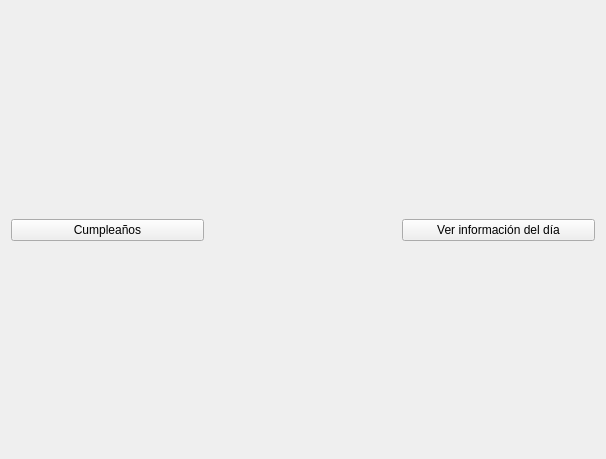
<?xml version="1.0" encoding="UTF-8"?>
<ui version="4.0">
 <class>Home</class>
 <widget class="QWidget" name="Home">
  <property name="geometry">
   <rect>
    <x>0</x>
    <y>0</y>
    <width>606</width>
    <height>459</height>
   </rect>
  </property>
  <property name="windowTitle">
   <string>Form</string>
  </property>
  <layout class="QVBoxLayout" name="verticalLayout">
   <item>
    <spacer name="verticalSpacer">
     <property name="orientation">
      <enum>Qt::Vertical</enum>
     </property>
     <property name="sizeHint" stdset="0">
      <size>
       <width>20</width>
       <height>191</height>
      </size>
     </property>
    </spacer>
   </item>
   <item>
    <layout class="QHBoxLayout" name="horizontalLayout" stretch="3,3,3">
     <item>
      <widget class="QPushButton" name="bt_cumple">
       <property name="cursor">
        <cursorShape>PointingHandCursor</cursorShape>
       </property>
       <property name="text">
        <string>Cumpleaños</string>
       </property>
       <property name="icon">
        <iconset>
         <normaloff>images/birthday (3).svg</normaloff>images/birthday (3).svg</iconset>
       </property>
       <property name="iconSize">
        <size>
         <width>32</width>
         <height>32</height>
        </size>
       </property>
      </widget>
     </item>
     <item>
      <spacer name="horizontalSpacer_3">
       <property name="orientation">
        <enum>Qt::Horizontal</enum>
       </property>
       <property name="sizeHint" stdset="0">
        <size>
         <width>40</width>
         <height>20</height>
        </size>
       </property>
      </spacer>
     </item>
     <item>
      <widget class="QPushButton" name="bt_info">
       <property name="cursor">
        <cursorShape>PointingHandCursor</cursorShape>
       </property>
       <property name="text">
        <string>Ver información del día</string>
       </property>
       <property name="icon">
        <iconset>
         <normaloff>images/eye.svg</normaloff>images/eye.svg</iconset>
       </property>
       <property name="iconSize">
        <size>
         <width>32</width>
         <height>32</height>
        </size>
       </property>
      </widget>
     </item>
    </layout>
   </item>
   <item>
    <spacer name="verticalSpacer_2">
     <property name="orientation">
      <enum>Qt::Vertical</enum>
     </property>
     <property name="sizeHint" stdset="0">
      <size>
       <width>20</width>
       <height>190</height>
      </size>
     </property>
    </spacer>
   </item>
  </layout>
 </widget>
 <resources/>
 <connections/>
</ui>
